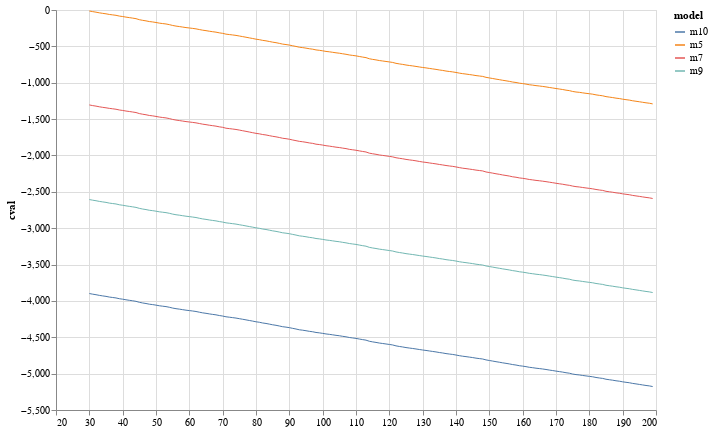

The notebook cell this image was saved under:
### Code cell
width = 600
height = 400
c = alt.Chart(scrldf).mark_line(
    strokeWidth = 1,
    ).encode(
    alt.X('t:Q', title=None),
    alt.Y('cval:Q'),
    alt.Color('model')
    ).properties(width=width, height=height)
c

### Figure 1 — Vega-Lite specification as saved in the notebook (floating-point values rounded to 4 significant figures; data arrays with more than 128 entries replaced by an {"elided": "..."} marker saying what was removed)
{"config": {"view": {"continuousWidth": 400, "continuousHeight": 300}}, "data": {"name": "data-9837fe9404e643b0ac8148b1bd0abab2"}, "mark": {"type": "line", "strokeWidth": 1}, "encoding": {"color": {"type": "nominal", "field": "model"}, "x": {"type": "quantitative", "field": "t", "title": null}, "y": {"type": "quantitative", "field": "cval"}}, "height": 400, "width": 600, "$schema": "https://vega.github.io/schema/vega-lite/v4.8.1.json", "datasets": {"data-9837fe9404e643b0ac8148b1bd0abab2": {"elided": "680 records"}}}
